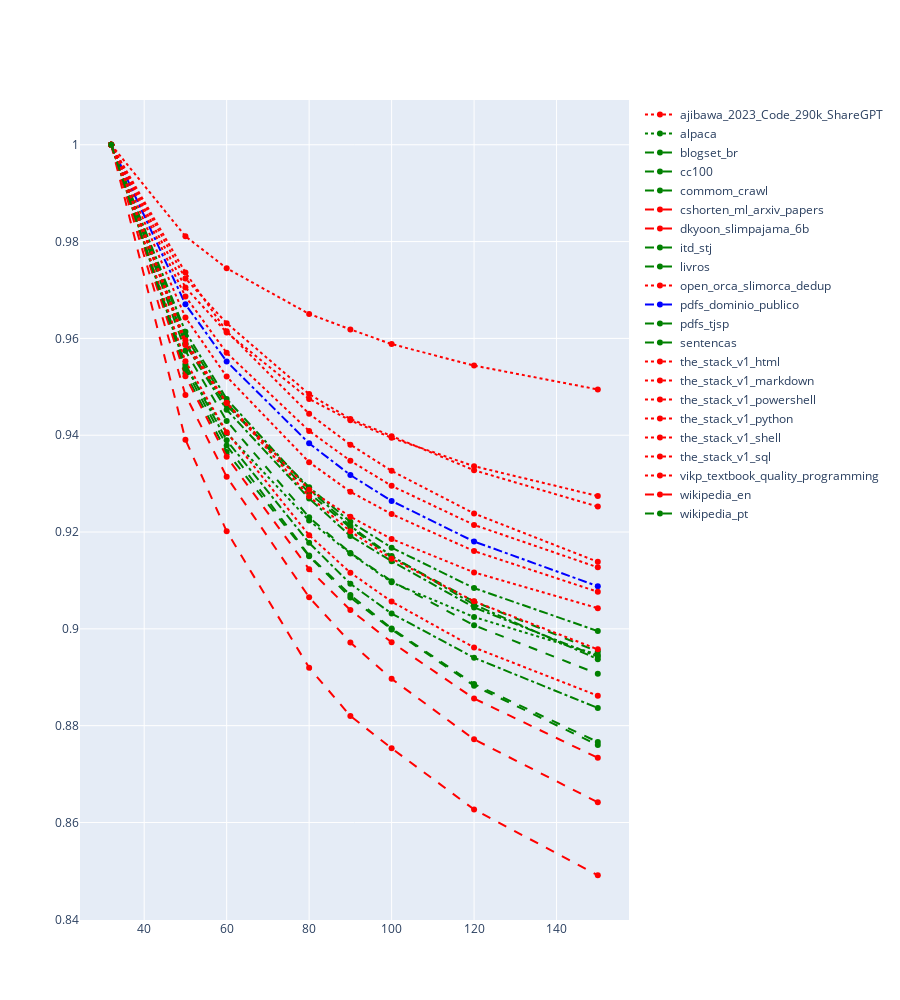

The cell this chart's notebook holds for it:
### Code cell
import plotly.graph_objects as go

cores_langs = {
    "pt": "green",
    "en": "red",
    "it": "blue",
    "fr": "blue",
    "es": "blue"
}

dashes_bases = {
    "the_stack_v1_html": "dot",
    "the_stack_v1_markdown": "dot",
    "the_stack_v1_shell": "dot",
    "the_stack_v1_python": "dot",
    "ajibawa_2023_Code_290k_ShareGPT": "dot",
    "the_stack_v1_powershell": "dot",
    "the_stack_v1_sql": "dot",
    "vikp_textbook_quality_programming": "dot",
    "cc100":"dash",
    "dkyoon_slimpajama_6b":"dash",
    "wikipedia_en":"dash",
    "wikipedia_pt":"dash",
    "commom_crawl":"dash",
    "blogset_br":"dash",
    "cshorten_ml_arxiv_papers":"dash",
    "sentencas": "dashdot",
    "itd_stj": "dashdot",
    "pdfs_tjsp": "dashdot",
    "pdfs_dominio_publico": "dashdot",
    "livros": "dashdot",
    "open_orca_slimorca_dedup": "dot",
    "alpaca": "dot",
}

fig = go.Figure()

for i in range(0, len(pt_base), num_tokenizers):
    indexes = [ind[1] for ind in pt_base.iloc[i:i + num_tokenizers].index]
    bases = [ind[0] for ind in pt_base.iloc[i:i + num_tokenizers].index]
    langs = [ind[2] for ind in pt_base.iloc[i: i + num_tokenizers].index]
    fig.add_trace(
        go.Scatter(
            x = indexes,
            y = pt_base.iloc[i:i + num_tokenizers][100].values,
            name = bases[0],
            line=dict(color=cores_langs[langs[0]], dash=dashes_bases[bases[0]])
        )
    )
fig.update_layout(
    height=1000
)
fig.show()

### Figure 1 — Plotly figure (JSON) as saved in the notebook; plotly's stock layout.template omitted (floating-point values rounded to 4 significant figures)
{"data": [{"line": {"color": "red", "dash": "dot"}, "name": "ajibawa_2023_Code_290k_ShareGPT", "type": "scatter", "x": [32, 50, 60, 80, 90, 100, 120, 150], "y": [1, 0.9705, 0.9612, 0.9475, 0.9431, 0.9395, 0.9336, 0.9274]}, {"line": {"color": "green", "dash": "dot"}, "name": "alpaca", "type": "scatter", "x": [32, 50, 60, 80, 90, 100, 120, 150], "y": [1, 0.9541, 0.9405, 0.9224, 0.9156, 0.9096, 0.9024, 0.8947]}, {"line": {"color": "green", "dash": "dash"}, "name": "blogset_br", "type": "scatter", "x": [32, 50, 60, 80, 90, 100, 120, 150], "y": [1, 0.9605, 0.9467, 0.928, 0.9209, 0.9148, 0.9056, 0.8953]}, {"line": {"color": "green", "dash": "dash"}, "name": "cc100", "type": "scatter", "x": [32, 50, 60, 80, 90, 100, 120, 150], "y": [1, 0.9574, 0.9429, 0.923, 0.9157, 0.9099, 0.9007, 0.8907]}, {"line": {"color": "green", "dash": "dash"}, "name": "commom_crawl", "type": "scatter", "x": [32, 50, 60, 80, 90, 100, 120, 150], "y": [1, 0.9528, 0.9365, 0.915, 0.9065, 0.8999, 0.8883, 0.876]}, {"line": {"color": "red", "dash": "dash"}, "name": "cshorten_ml_arxiv_papers", "type": "scatter", "x": [32, 50, 60, 80, 90, 100, 120, 150], "y": [1, 0.9391, 0.9201, 0.892, 0.882, 0.8753, 0.8627, 0.8491]}, {"line": {"color": "red", "dash": "dash"}, "name": "dkyoon_slimpajama_6b", "type": "scatter", "x": [32, 50, 60, 80, 90, 100, 120, 150], "y": [1, 0.9522, 0.9356, 0.9123, 0.9039, 0.8972, 0.8856, 0.8734]}, {"line": {"color": "green", "dash": "dashdot"}, "name": "itd_stj", "type": "scatter", "x": [32, 50, 60, 80, 90, 100, 120, 150], "y": [1, 0.9546, 0.9389, 0.9178, 0.9093, 0.9032, 0.894, 0.8837]}, {"line": {"color": "green", "dash": "dashdot"}, "name": "livros", "type": "scatter", "x": [32, 50, 60, 80, 90, 100, 120, 150], "y": [1, 0.9614, 0.9475, 0.9289, 0.9212, 0.915, 0.905, 0.8937]}, {"line": {"color": "red", "dash": "dot"}, "name": "open_orca_slimorca_dedup", "type": "scatter", "x": [32, 50, 60, 80, 90, 100, 120, 150], "y": [1, 0.9553, 0.9406, 0.9193, 0.9116, 0.9056, 0.8961, 0.8862]}, {"line": {"color": "blue", "dash": "dashdot"}, "name": "pdfs_dominio_publico", "type": "scatter", "x": [32, 50, 60, 80, 90, 100, 120, 150], "y": [1, 0.9671, 0.9552, 0.9383, 0.9318, 0.9264, 0.918, 0.9088]}, {"line": {"color": "green", "dash": "dashdot"}, "name": "pdfs_tjsp", "type": "scatter", "x": [32, 50, 60, 80, 90, 100, 120, 150], "y": [1, 0.9588, 0.9453, 0.9269, 0.9192, 0.914, 0.9044, 0.8943]}, {"line": {"color": "green", "dash": "dashdot"}, "name": "sentencas", "type": "scatter", "x": [32, 50, 60, 80, 90, 100, 120, 150], "y": [1, 0.959, 0.9461, 0.9292, 0.9221, 0.9168, 0.9084, 0.8995]}, {"line": {"color": "red", "dash": "dot"}, "name": "the_stack_v1_html", "type": "scatter", "x": [32, 50, 60, 80, 90, 100, 120, 150], "y": [1, 0.9811, 0.9745, 0.9651, 0.9619, 0.9588, 0.9544, 0.9495]}, {"line": {"color": "red", "dash": "dot"}, "name": "the_stack_v1_markdown", "type": "scatter", "x": [32, 50, 60, 80, 90, 100, 120, 150], "y": [1, 0.9596, 0.9466, 0.9274, 0.9201, 0.9145, 0.9057, 0.8958]}, {"line": {"color": "red", "dash": "dot"}, "name": "the_stack_v1_powershell", "type": "scatter", "x": [32, 50, 60, 80, 90, 100, 120, 150], "y": [1, 0.9643, 0.9521, 0.9344, 0.9283, 0.9237, 0.9161, 0.9077]}, {"line": {"color": "red", "dash": "dot"}, "name": "the_stack_v1_python", "type": "scatter", "x": [32, 50, 60, 80, 90, 100, 120, 150], "y": [1, 0.9687, 0.957, 0.9409, 0.9347, 0.9295, 0.9215, 0.9127]}, {"line": {"color": "red", "dash": "dot"}, "name": "the_stack_v1_shell", "type": "scatter", "x": [32, 50, 60, 80, 90, 100, 120, 150], "y": [1, 0.9724, 0.9631, 0.9485, 0.9434, 0.9398, 0.9328, 0.9253]}, {"line": {"color": "red", "dash": "dot"}, "name": "the_stack_v1_sql", "type": "scatter", "x": [32, 50, 60, 80, 90, 100, 120, 150], "y": [1, 0.9736, 0.9615, 0.9444, 0.9381, 0.9326, 0.9238, 0.9138]}, {"line": {"color": "red", "dash": "dot"}, "name": "vikp_textbook_quality_programming", "type": "scatter", "x": [32, 50, 60, 80, 90, 100, 120, 150], "y": [1, 0.9586, 0.9467, 0.9287, 0.9232, 0.9186, 0.9117, 0.9043]}, {"line": {"color": "red", "dash": "dash"}, "name": "wikipedia_en", "type": "scatter", "x": [32, 50, 60, 80, 90, 100, 120, 150], "y": [1, 0.9483, 0.9314, 0.9065, 0.8972, 0.8897, 0.8772, 0.8642]}, {"line": {"color": "green", "dash": "dash"}, "name": "wikipedia_pt", "type": "scatter", "x": [32, 50, 60, 80, 90, 100, 120, 150], "y": [1, 0.9537, 0.9379, 0.9151, 0.907, 0.9001, 0.8886, 0.8766]}], "layout": {"height": 1000}}
